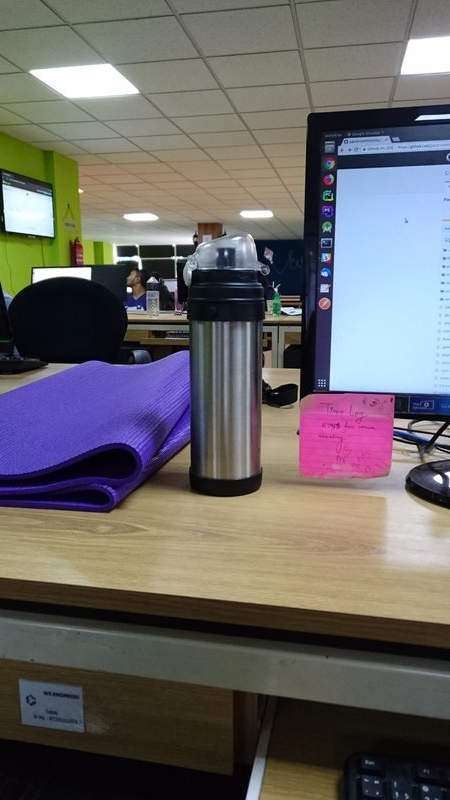
#> input picture images/rsz_p1.jpg, 450 x 800 px
$ python distance_to_camera.py   (older library calls are emulated)
#> lines starting #> are read from the running program, lines starting #| are printed output that depends on the picture; after the words box and inside, x2 and y2 are one past the last pixel; in counts of white or black regions, pixels touching at a corner belong together; long printed decimals are rounded
import numpy as np
import cv2


def find_marker(image):
    # convert the image to grayscale and blur to detect edges
    gray = cv2.cvtColor(image, cv2.COLOR_BGR2GRAY)
    gray = cv2.GaussianBlur(gray, (5, 5), 0)
    edged = cv2.Canny(gray, 35, 125)

    # find the contours in the edged image

    (_, cnts, _) = cv2.findContours(edged.copy(), cv2.RETR_LIST, cv2.CHAIN_APPROX_SIMPLE)
    c = max(cnts, key=cv2.contourArea)

    return cv2.minAreaRect(c)


def distance_to_camera(knownWidth, focalLength, perWidth):
    # compute and return the distance from the image to the camera
    return (knownWidth * focalLength) / perWidth


# initialize the known distance from the camera to the object
KNOWN_DISTANCE = 200.0

# initialize the known object width, which in this case, the piece of
# paper is 21 cm wide
KNOWN_WIDTH = 21.0

# initialize the list of images that we'll be using
# (the first image is the one we know the distance from camera.)
IMAGE_PATHS = ["rsz_p1.jpg", "rsz_p2.jpg", "rsz_p3.jpg"]
# load the image that contains an object that is KNOWN TO BE from our camera
image = cv2.imread("images/" + IMAGE_PATHS[0])
#> image is the input picture: shape (800, 450, 3); mean B, G, R 102.1, 102.2, 105.3
marker = find_marker(image)
#> in find_marker, `gray = cv2.cvtColor(image, cv2.COLOR_BGR2GRAY)`:
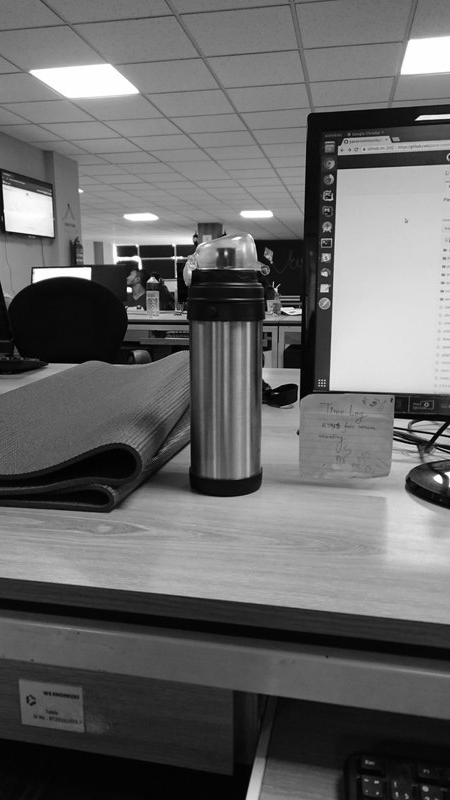
#> gray: shape (800, 450); min 0, max 255, mean 103.1
#> in find_marker, `edged = cv2.Canny(gray, 35, 125)`:
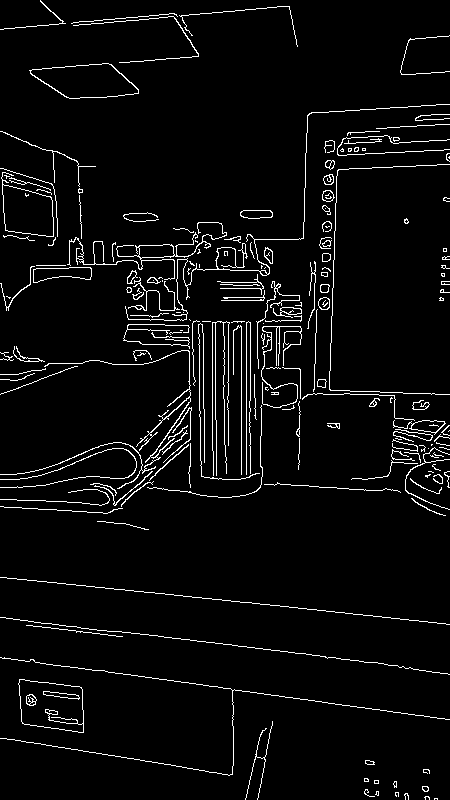
#> edged: shape (800, 450); 4.4% white in thin lines or dots
#> in find_marker, `(_, cnts, _) = cv2.findContours(edged.copy(), cv2.RETR_LIST, cv2.CHAIN..`: cnts = 250 contours, 180 with area under 20; largest, box (x1, y1, x2, y2) and area: (18, 679, 84, 733) 2787, (18, 679, 84, 733) 2738, (29, 63, 139, 99) 2573, (30, 63, 139, 99) 2522, (1, 172, 54, 237) 2099
#> in find_marker, `c = max(cnts, key=cv2.contourArea)`: c = contour of 52 points, box (x1, y1, x2, y2) (18, 679, 84, 733), area 2787
#> marker = ((50.77, 705.4), (45.75, 70.74), -82.65)
print(marker[1][0])
#| 45.750
focalLength = (marker[1][0] * KNOWN_DISTANCE) / KNOWN_WIDTH
#> focalLength = 435.7
print(focalLength)
#| 435.712

# loop over the images
for imagePath in IMAGE_PATHS:
    # compute the distance to the paper from the camera
    image = cv2.imread("images/" + imagePath)
    gray = cv2.cvtColor(image, cv2.COLOR_BGR2GRAY)
    marker = find_marker(image)
    CM = distance_to_camera(KNOWN_WIDTH, focalLength, marker[1][0])
#> CM = 200

    # draw a circle around the image and display it which is also circle
    circles = cv2.HoughCircles(gray, cv2.cv.CV_HOUGH_GRADIENT, 1.2, 100)
#> circles = [[90.6, 330.6, 181.3], [191.4, 197.4, 139.9], [286.2, 539.4, 171.7], [371.4, 247.8, 146.2], [419.4, 342.6, 201.6], [36.6, 424.2, 187.4], [240.6, 306.6, 69.84], [132.6, 557.4, 116.5], [286.2, 426.6, 59.28], [90.6, 227.4, 89.64], [145.8, 84.6, 68.28], [178.2, 456.6, 37.8]]
    # ensure at least some circles were found
    if circles is not None:
        # convert the (x, y) coordinates and radius of the circles to integers
        circles = np.round(circles[0, :]).astype("int")
#> circles = [[91, 331, 181], [191, 197, 140], [286, 539, 172], [371, 248, 146], [419, 343, 202], [37, 424, 187], [241, 307, 70], [133, 557, 117], [286, 427, 59], [91, 227, 90], [146, 85, 68], [178, 457, 38]]

        # loop over the (x, y) coordinates and radius of the circles
        for (x, y, r) in circles:
            cv2.circle(image, (x, y), r, (0, 0, 0), 5)
#> this loop made 12 passes
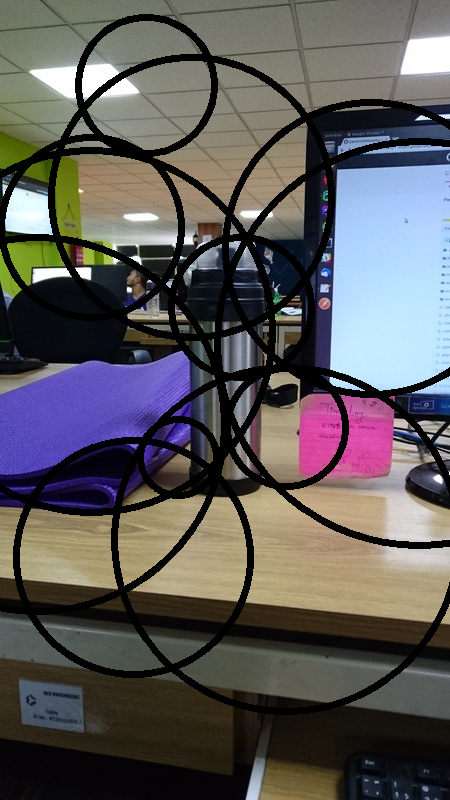
#> image: shape (800, 450, 3); 12.94% of pixels changed, all inside (x1, y1, x2, y2) = (0, 14, 450, 715)

    cv2.putText(image, "%.2fcm" % CM,
                (image.shape[1] - 350, image.shape[0] - 15), cv2.FONT_HERSHEY_SIMPLEX,
                2.0, (255, 0, 0), 3)
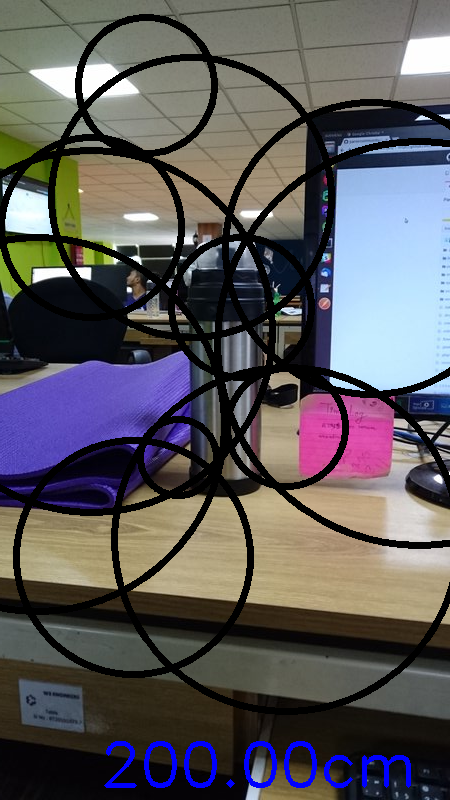
#> image: shape (800, 450, 3); 1.05% of pixels changed, all inside (x1, y1, x2, y2) = (104, 741, 411, 788)
    cv2.imshow("image", image)
    cv2.waitKey(0)
    cv2.destroyAllWindows()
#> pass 2 of the loop `for imagePath in IMAGE_PATHS:`:
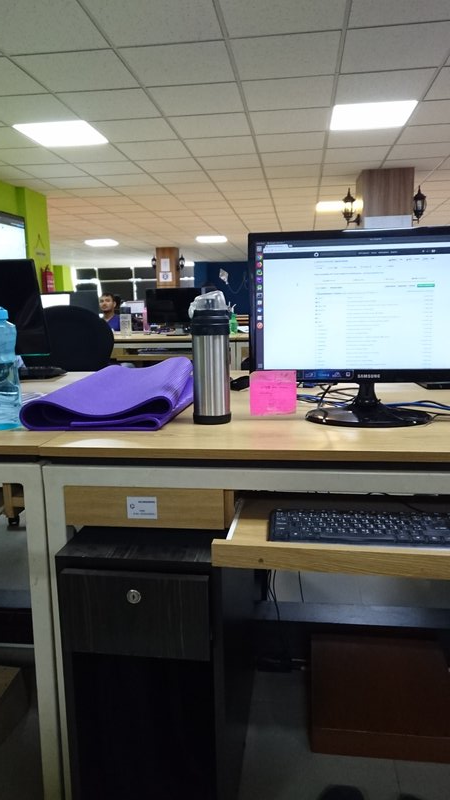
#> input picture images/rsz_p2.jpg, 450 x 800 px
#> image is the input picture: shape (800, 450, 3); mean B, G, R 93.8, 97.9, 99.2
#> in find_marker (call 3), `edged = cv2.Canny(gray, 35, 125)`:
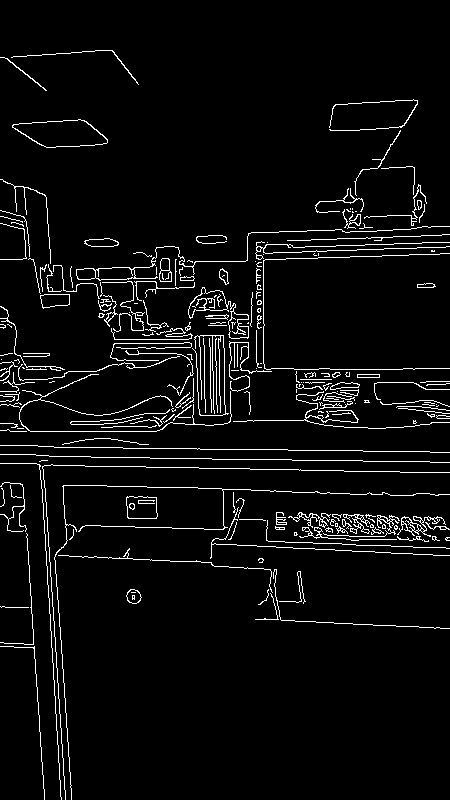
#> edged: shape (800, 450); 4.7% white in thin lines or dots
#> cnts = 315 contours, 242 with area under 20; largest, box (x1, y1, x2, y2) and area: (12, 119, 108, 148) 1826, (12, 119, 108, 148) 1787, (188, 287, 249, 339) 1016, (76, 226, 450, 281) 648, (126, 496, 158, 519) 633
#> c = contour of 61 points, box (x1, y1, x2, y2) (12, 119, 108, 148), area 1826
#> `marker = find_marker(image)`: marker = ((59.55, 133.7), (94.03, 27.01), -3.69)
#> CM = 97.31
#> `circles = cv2.HoughCircles(gray, cv2.cv.CV_HOUGH_GRADIENT, 1.2, 100)`: circles = 18 rows, first 8: [389.4, 347.4, 179.9], [283.8, 275.4, 142.9], [153, 234.6, 125.2], [421.8, 653.4, 369.2], [239.4, 587.4, 209.6], [114.6, 376.2, 109.7], [143.4, 641.4, 303.5], [192.6, 496.2, 149.3]
#> `circles = np.round(circles[0, :]).astype("int")`: circles = 18 rows, first 8: [389, 347, 180], [284, 275, 143], [153, 235, 125], [422, 653, 369], [239, 587, 210], [115, 376, 110], [143, 641, 303], [193, 496, 149]
#> the loop `for (x, y, r) in circles:` made 18 passes
#> `cv2.putText(image, "%.2fcm" % CM, (image.shape[1] - 350, image.shape[0..`:
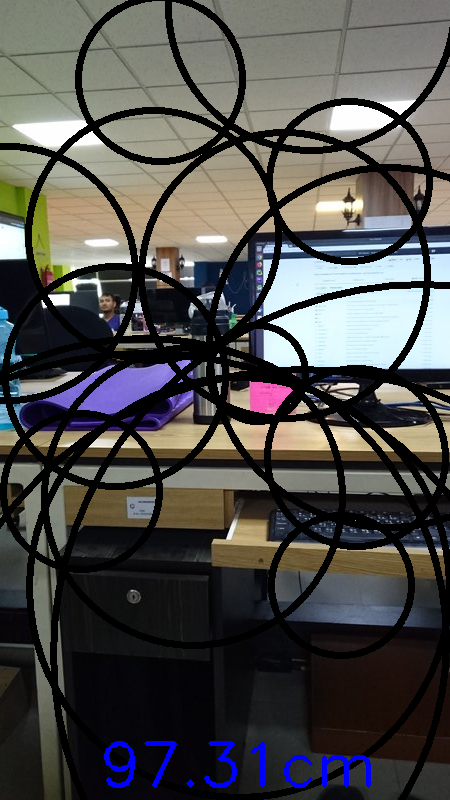
#> image: shape (800, 450, 3); mean B, G, R 75.9, 77.9, 78.8
#> pass 3 of the loop `for imagePath in IMAGE_PATHS:`:
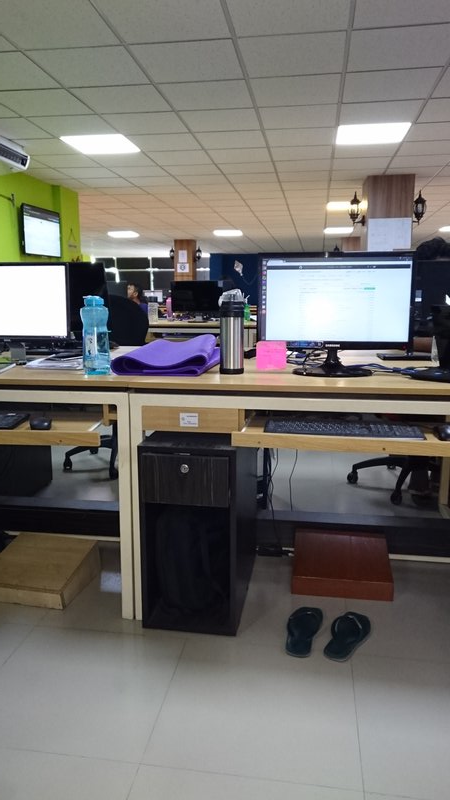
#> input picture images/rsz_p3.jpg, 450 x 800 px
#> image is the input picture: shape (800, 450, 3); mean B, G, R 111.4, 115.5, 118
#> in find_marker (call 4), `edged = cv2.Canny(gray, 35, 125)`:
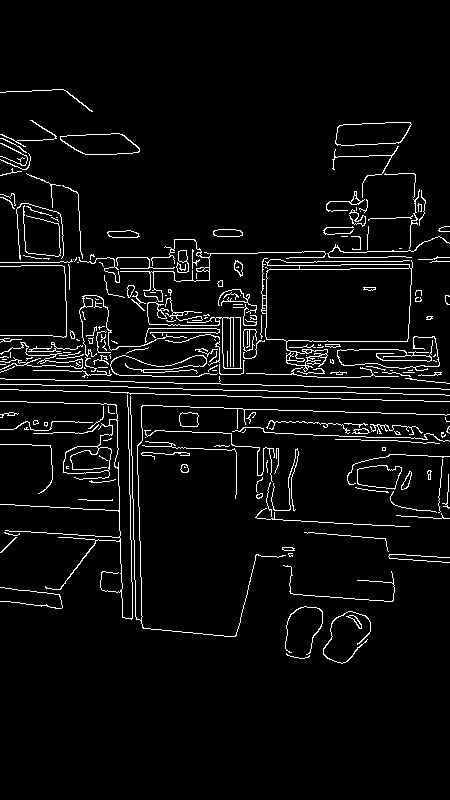
#> edged: shape (800, 450); 4.8% white in thin lines or dots, all inside (x1, y1, x2, y2) = (0, 89, 450, 664)
#> cnts = 283 contours, 214 with area under 20; largest, box (x1, y1, x2, y2) and area: (261, 258, 413, 372) 11385, (265, 267, 412, 342) 10332, (335, 122, 412, 146) 1438, (335, 122, 412, 146) 1421, (60, 133, 140, 155) 1244
#> c = contour of 231 points, box (x1, y1, x2, y2) (261, 258, 413, 372), area 11385
#> `marker = find_marker(image)`: marker = ((336, 315.2), (112.5, 150.7), -89.2)
#> CM = 81.35
#> `circles = cv2.HoughCircles(gray, cv2.cv.CV_HOUGH_GRADIENT, 1.2, 100)`: circles = 15 rows, first 8: [142.2, 229.8, 146.8], [190.2, 533.4, 201.7], [291, 276.6, 147.6], [175.8, 653.4, 329.5], [162.6, 361.8, 94.2], [183, 755.4, 428.2], [301.8, 485.4, 145.9], [34.2, 767.4, 505.9]
#> `circles = np.round(circles[0, :]).astype("int")`: circles = 15 rows, first 8: [142, 230, 147], [190, 533, 202], [291, 277, 148], [176, 653, 330], [163, 362, 94], [183, 755, 428], [302, 485, 146], [34, 767, 506]
#> the loop `for (x, y, r) in circles:` made 15 passes
#> `cv2.putText(image, "%.2fcm" % CM, (image.shape[1] - 350, image.shape[0..`:
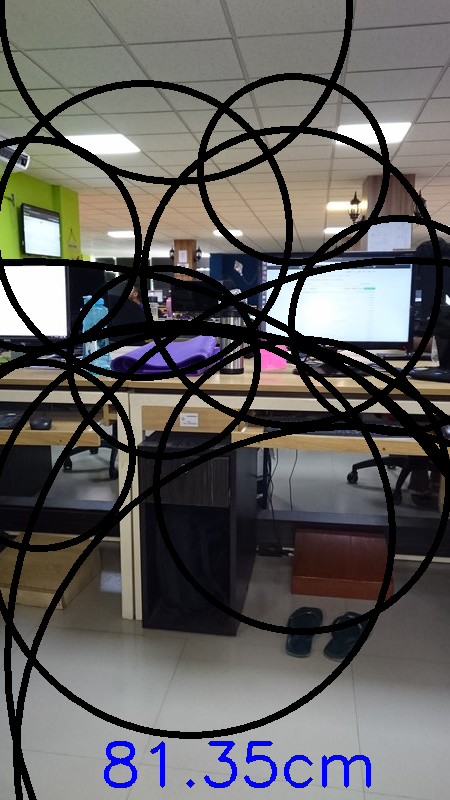
#> image: shape (800, 450, 3); mean B, G, R 94.6, 96.2, 98.2
